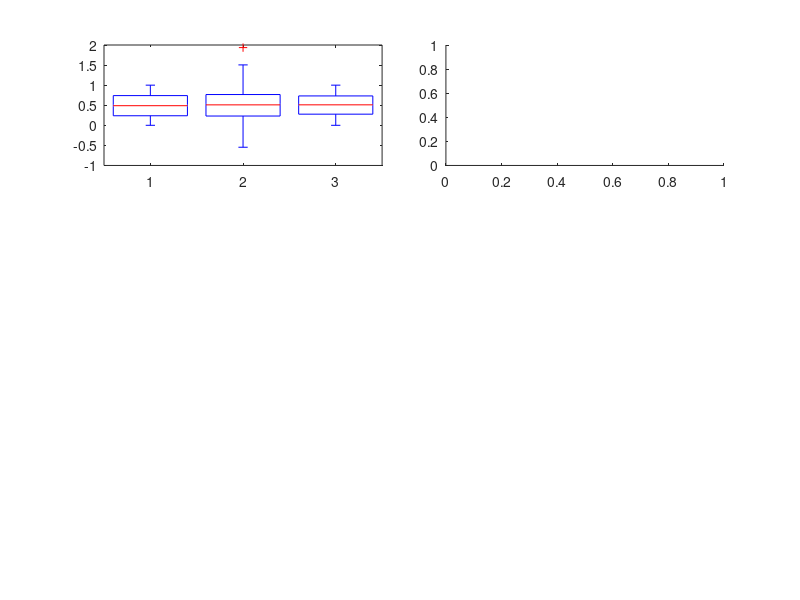

Write MATLAB code to recreate this figure. (Note: this script raises an error after producing the figure.)
%--Distributions contain more information than boxplot can capture
r = rand(1000,1);
rn = randn(1000,1)*0.38+0.5;
rn2 = [randn(500,1)*0.1+0.27;randn(500,1)*0.1+0.73];
rn2=min(rn2,1);rn2=max(rn2,0);
figure
ah(1)=subplot(3,4,1:2);
boxplot([r,rn,rn2])
ah(2)=subplot(3,4,3:4);
distributionPlot([r,rn,rn2],'histOpt',2); % histOpt=2 works better for uniform distributions than the default
set(ah,'ylim',[-1 2])


%representational_similarity_part2('visual.nii', 'euclidean');
%representational_similarity_part2('motor.nii', 'euclidean');
%representational_similarity_part2('sensory.nii', 'euclidean');

%{
contrasts = {'M2_value', 'M1_value', 'M2_value - M1_value', ...
     'M2_update', 'M1_update', 'M2_update - M1_update', ...
     'irrelevantxM2_value', 'irrelevantxM1_value', 'irrelevantxM2_value - irrelevantxM1_value', ...
     'irrelevantxM2_update', 'irrelevantxM1_update', 'irrelevantM2_update - irrelevantM1_update', ...
     'modulatoryxM2_value', 'modulatoryxM1_value', 'modulatoryxM2_value - modulatoryxM1_value', ...
     'modulatoryxM2_update', 'modulatoryxM1_update', 'modulatoryM2_update - modulatoryM1_update', ...
     'additivexM2_value', 'additivexM1_value', 'additivexM2_value - additivexM1_value', ...
     'additivexM2_update', 'additivexM1_update', 'additiveM2_update - additiveM1_update', ...
     'modulatory - irrelevant', 'modulatory - additive', 'additive - irrelevant'};
convec = zeros(size(SPM.xX.name));
C = [1 -1];
for j = 1:length(contrasts)
    con = regexp(contrasts{j},'-','split');
    for c = 1:length(con)
        con{c} = strtrim(con{c});
        for i = 1:length(SPM.xX.name)
            if ~isempty(strfind(SPM.xX.name{i},[con{c},'*'])) || ~isempty(strfind(SPM.xX.name{i},[con{c},'^']))
                convec(j,i) = C(c);
            end
        end        
    end
end
%}



%{
l = 0;
for i=1:1000
    x = rand(1, 100) > 0.5;
    y = x(1:end-1) + x(2:end) * 10;
    f = 1 + find(y == 11);
    l = l + f(1);
end
disp(l / 1000);
%}

%{
    % lame
    for i = 1:size(beta_vecs,1)
        for j = 1:size(beta_vecs,1)
            dist = sum((beta_vecs(i,:) - beta_vecs(j,:)).^2);
            rdm(i, j) = dist;
        end    
    end
%}


%{
context_create_multi(1, 2, 2); % <-- 1 = additive , 2 = modulatory, 3 = irrelevant
load('context_create_multi.mat')
condition

strcmp(response.keys(strcmp(contextRole, 'modulatory') & contextId == 0 & cueId == 2) , 'left')

sum(strcmp(response.keys(strcmp(contextRole, 'modulatory') & contextId == 0 & cueId == 2) , 'left')) / 73
%}


%{
figure;
which = which_rows & isTrain;
scatter(surprise(which), response.rt(which));
%}


%
%  sanity check that it's the right pixels
%
%{
EXPT = contextExpt();
modeldir = EXPT.modeldir;
%V = spm_vol(fullfile(modeldir, ['model59'], ['subj1'], sprintf('beta_%04d.nii',1)));
%V = spm_vol(fullfile(modeldir, ['model53'], ['con1'], sprintf('con_%04d.nii',1)));
V = spm_vol(fullfile(modeldir, ['model53'], ['con1'], 'spmT_0001.nii'));
Y = spm_read_vols(V);
cor = mni2cor([34 -64 48],V.mat)
Y(cor(1), cor(2), cor(3))
%}


%{
clear P;
P{1} = fullfile(modeldir, ['model53'], ['con1'], sprintf('beta_%04d.nii',1));
P{2} = fullfile(modeldir, ['model53'], ['con1'], 'spmT_0001.nii');
spm_check_registration(char(P));
%}


% ccnl_view(contextExpt(), 53, 'surprise');

%
% betas diverging between 54 and 60, esp towards test
%

%{
EXPT = contextExpt();
mask = 'mask.nii';
for x = 1:20
    beta_vec54 = ccnl_get_beta(EXPT, 54, x + 2 * (20 + 6), mask, 1);
    beta_vec60 = ccnl_get_beta(EXPT, 60, x + 2 * (24 + 6), mask, 1);
    immse(beta_vec54, beta_vec60)
end
%}

